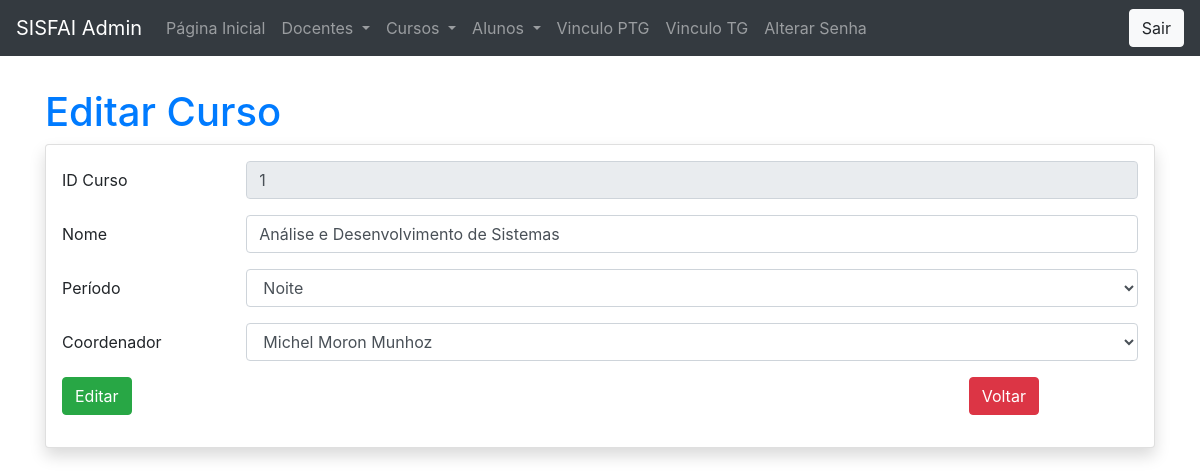
Page /admin/index.php?p=curso/salvar&id=1 (signed in) on the committed database.
### tables this page shows
CREATE TABLE `curso` (
  `id_curso` int(11) NOT NULL,
  `periodo_curso` varchar(20) DEFAULT NULL,
  `nome_curso` varchar(60) NOT NULL,
  `matricula_coordenador` int(11) DEFAULT NULL,
  `horas` int(11) NOT NULL DEFAULT '12'
);

CREATE TABLE `docente` (
  `matricula_docente` int(11) NOT NULL,
  `nome_docente` varchar(70) NOT NULL,
  `status_docente` tinyint(1) NOT NULL,
  `TipoUsuario_docente` int(1) DEFAULT '2',
  `qtdHAE` int(11) DEFAULT NULL,
  `senha` varchar(50) DEFAULT NULL,
  `qtdPTG` int(2) NOT NULL,
  `qtdTG` int(2) NOT NULL
);

### class/Curso.php (called while the page is built, shortened)
<?php
class Curso {
    private $id;
    public function setId($id) {
        $this->id = $id;
    }
    function consultarPorID() {
        try {
            $this->con = new Conectar();
            $sql = "SELECT * FROM curso WHERE id_curso = ?";
            $executar = $this->con->prepare($sql);
            $executar->bindValue(1, $this->id);
            if ($executar->execute() == 1) {
                return $executar->fetchAll();
            } else {
                return false;
            }
        } catch (PDOException $exc) {
            echo $exc->getMessage();
        }
    }
}

### class/Docente.php (called while the page is built, shortened)
<?php
class Docente {
    function consultar() {
        try {
            $this->con = new Conectar();
            $sql = "SELECT * FROM docente ORDER BY TipoUsuario_docente DESC, nome_docente ASC";
            $executar = $this->con->prepare($sql);
            if ($executar->execute() == 1) {
                return $executar->fetchAll();
            } else {
                return false;
            }
        } catch (PDOException $exc) {
            echo $exc->getMessage();
        }
    }
}

### admin/curso/salvar.php (the view, shortened to what this page needs)
<?php
$id = filter_input(INPUT_GET, 'id');
include_once '../class/Curso.php';
$c = new Curso();
if (isset($id)) {
    $c->setId($id);
    $dados = $c->consultarPorID();
    foreach ($dados as $mostrar) {
        $nome = $mostrar[2];
        $periodo = $mostrar[1];
        $matricula_coord = $mostrar[3];
    }
}
?>
<h1 class="mt-3 text-primary">
    <?= isset($id) ? "Editar" : "Cadastrar" ?> Curso
</h1>
<div class="card shadow">
    <form method="post" name="formsalvar" id="formSalvar" class="m-3" enctype="multipart/form-data">
        <div class="form-group row">
            <label for="inputText" class="col-sm-2 col-form-label">
                ID Curso
            </label>
            <div class="col-sm-10">
                <input type="number" class="form-control" id="txtid" name="txtid"
                       value="<?= isset($id) ? $id : "" ?>" <?= isset($id) ? "disabled" : "" ?>>
            </div>
        </div>
        <div class="form-group row">
            <label for="inputText" class="col-sm-2 col-form-label">
                Nome
            </label>
            <div class="col-sm-10">
                <input type="text" class="form-control" id="txtnome" name="txtnome" placeholder="Nome de Curso"
                       value="<?= isset($id) ? $nome : "" ?>">
            </div>
        </div>
        <div class="form-group row">
            <label for="inputText" class="col-sm-2 col-form-label">
                Período
            </label>
            <div class="col-sm-10">
                <select class="form-control" aria-label="Default select example" name="selperiodo" id="selperiodo" required>
                    <option value="Noite" <?= isset($id) && $periodo == "Noite" ? "selected" : "" ?>>Noite</option>
                </select>
            </div>
        </div>
        <div class="form-group row">
            <label for="inputText" class="col-sm-2 col-form-label">
                Coordenador
            </label>
            <div class="col-sm-10">
                <select class="form-control" aria-label="Default select example" name="selcoord" id="selcoord" required>
                    <?php
                    include_once '../class/Docente.php';
                    $doc = new Docente();
                    $consulta = $doc->consultar();
                    foreach ($consulta as $mostrar) {
                        ?>
                        <option value="<?= $mostrar[0] ?>" <?= isset($id) && $matricula_coord == $mostrar[0] ? "selected" : "" ?>><?= $mostrar[1] ?></option>
                        <?php
                    }
                    ?>
                </select>
            </div>
        </div>
        <div class="form-group row">
            <div class="col-sm-10">
                <input type="submit"
                       class="btn <?= isset($id) ? "btn-success" : "btn-primary" ?>"
                       name="<?= isset($id) ? "btneditar" : "btnsalvar" ?>"
                       value="<?= isset($id) ? "Editar" : "Cadastrar" ?>">
            </div>
            <a href="?p=curso/consultar" class="btn btn-danger">Voltar</a>
        </div>
    </form>
</div>

### admin/index.php (style rules this page uses)
* { margin: 0; padding: 0; }

### rows in the picture
curso: txtnome "Análise e Desenvolvimento de Sistemas", selperiodo "Noite", selcoord "Michel Moron Munhoz"
